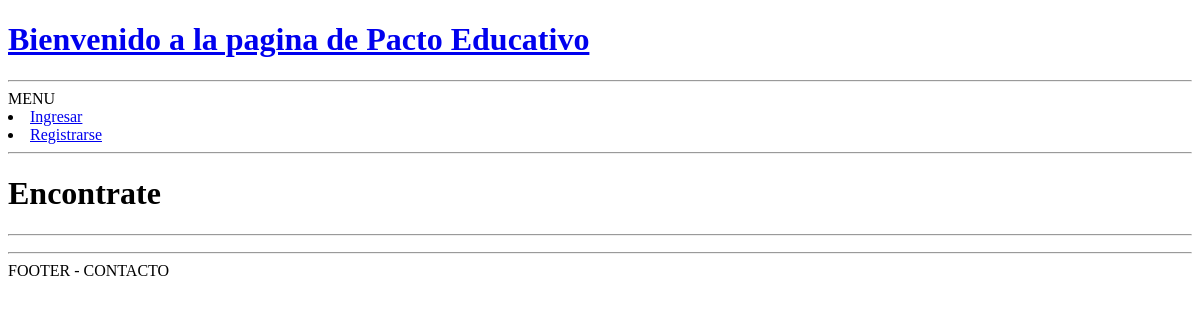
/encontrate/, run on an earlier commit of the app's database.
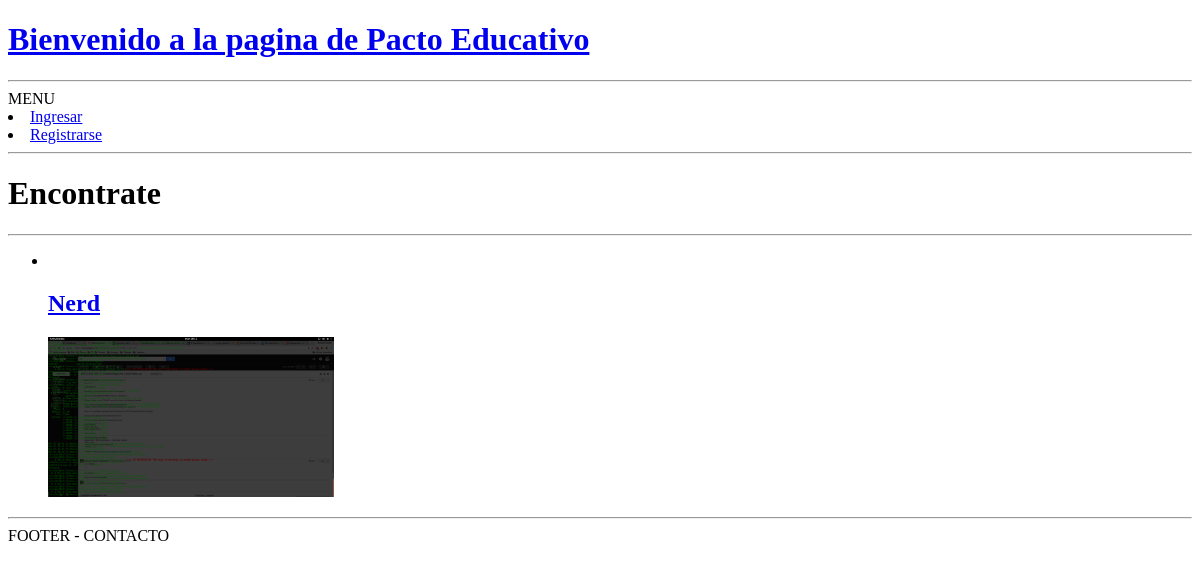
And on a later commit of the database.
### encontrate/models.py (models this page shows, shortened)
class Album(models.Model):
    nombre = models.CharField('Titulo', max_length=200)
    descripcion = models.TextField()
    portada = models.FileField(upload_to='fotos/')
    pub_date = models.DateTimeField('Fecha de Publicacion', default=timezone.now)

### encontrate/views.py (the view)
# urls.py: path('', views.encontrate, name='encontrate'),
def encontrate(request):
    albums = Album.objects.all()
    return render(request, 'encontrate.html', {'albums' :albums})

### encontrate/templates/encontrate.html
{% extends 'base.html' %}
{% block content %}
    <h1>Encontrate</h1>
    <hr>
    <ul>
            {% for album in albums %}
            <li>
                <a href="/encontrate/{{ album.id }}">
                    <br><h2>{{ album.nombre }}</h2>
                    <img src="/archivos/{{ album.portada }}" width="25%" height="25%">
                </a>
            </li>
            {% endfor %}
        </ul>
{% endblock %}

What changed in the data, as far as the page shows it:
added Album: nombre "Nerd", portada (picture)
